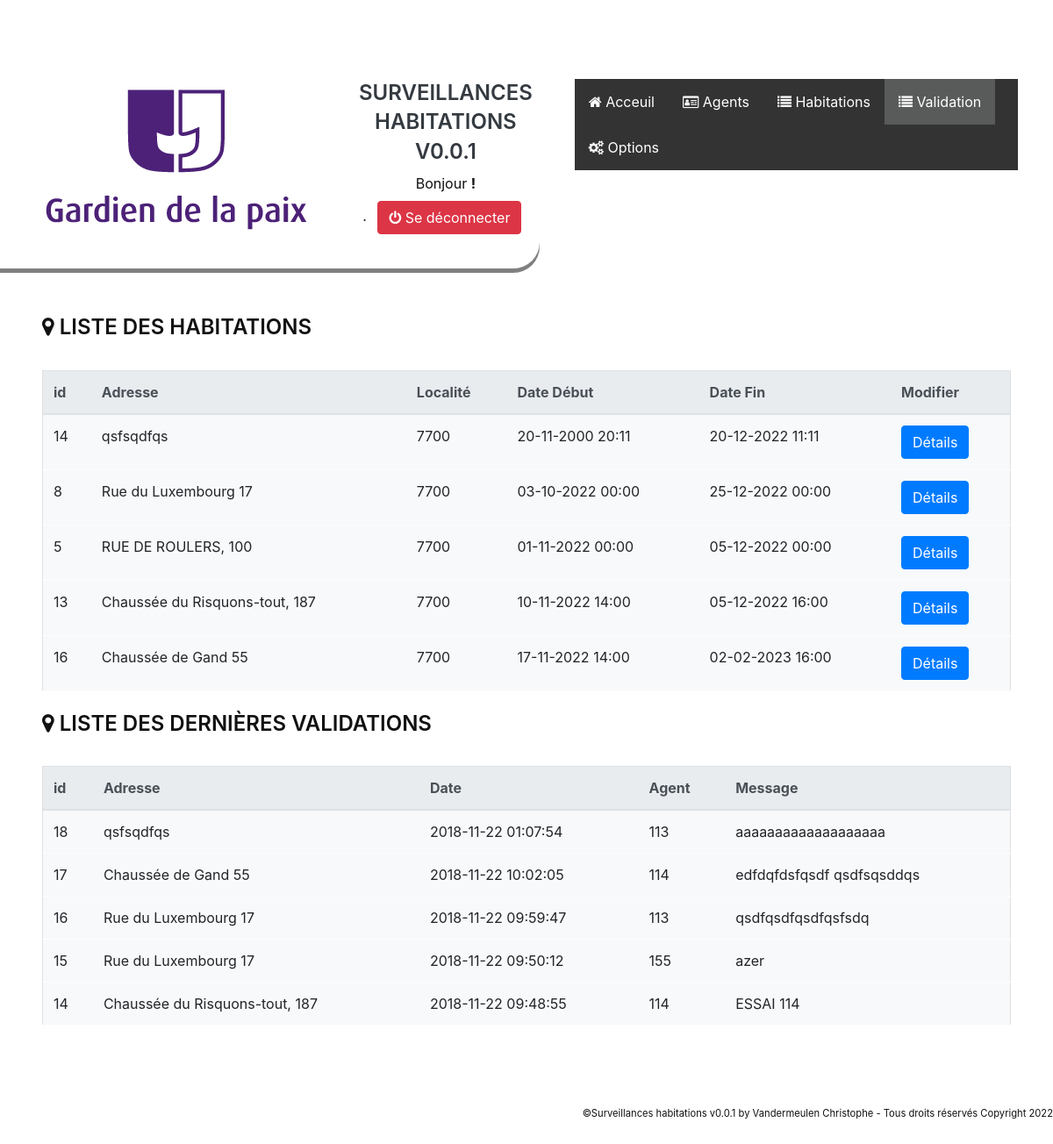
Page /validation.php on the committed database.
### tables this page shows
CREATE TABLE `habitations` (
  `id` int NOT NULL AUTO_INCREMENT,
  `adresse` varchar(45) DEFAULT NULL,
  `localite` int DEFAULT NULL,
  `demandeur` varchar(100) DEFAULT NULL,
  `datedebut` datetime DEFAULT NULL,
  `datefin` datetime DEFAULT NULL,
  `mesures` longtext,
  `vehicule` varchar(45) DEFAULT NULL,
  `googlemap` varchar(100) DEFAULT NULL,
  `dateupdate` varchar(45) DEFAULT NULL,
  PRIMARY KEY (`id`)
);

CREATE TABLE `validations` (
  `idvalidations` int NOT NULL AUTO_INCREMENT,
  `matricule` varchar(45) DEFAULT NULL,
  `habitation` varchar(45) DEFAULT NULL,
  `message` longtext,
  `date` datetime DEFAULT NULL,
  PRIMARY KEY (`idvalidations`)
);

### validation.php (the view, shortened to what this page needs)
<?php
require_once('menu.php');
require_once('habitations_listing.php');
?>
<!DOCTYPE html>
<html lang="en">
<head>
</head>
<body>
    <?php
    echo '<div class="right_Side">';
    echo '<h1><i class="fa fa-map-marker" aria-hidden="true"></i> Liste des dernières validations </h1><br>';
    echo '<table border="1" class="table table-light">';
    echo '<thead class="thead-light">
                                <tr>
                                <th>id</th>
                                <th>Adresse</th>
                                <th>Date</th>
                                <th>Agent</th>
                                <th>Message</th>
                                </tr>
                                </thead>';
    $listehabitations = $db->query('select*from validations order by idvalidations desc limit 5') or die(print_r($db->errorInfo()));
    while ($habitation = $listehabitations->fetch()) {
        echo '<tr>';
        echo '<td>' . $habitation['idvalidations'] . '</td>';
        echo '<td>' . $habitation['habitation'] . '</td>';
        echo '<td>' . $habitation['date'] . '</td>';
        echo '<td>' . $habitation['matricule'] . '</td>';
        echo '<td>' . $habitation['message'] . '</td>';
    }
    echo '</table><br><br><br>';
?>
</body>
</html>

### habitations_listing.php (shortened to what this page needs)
<div class="right_Side m-5">
<h1><i class="fa fa-map-marker" aria-hidden="true"></i> Liste des habitations </h1><br>
<table border="1" class="table table-hover table-light" id="tableauHabitations">
<thead class="thead-light">
                                <tr>
                                <th>id</th>
                                <th>Adresse</th>
                                <th>Localité</th>
                                <th>Date Début</th>
                                <th>Date Fin</th>
                                <th>Modifier</th>
                                    </tr>
                                </thead>
<?php
$connection = mysqli_connect('localhost','eleve','eleve','gdp');
$sql = "select*, DATE_FORMAT(datedebut,'%d-%m-%Y %H:%i') as dateDebutFormat, DATE_FORMAT(datefin,'%d-%m-%Y %H:%i') as dateFinFormat from gdp.habitations where datedebut <= now() and datefin >= now() order by datedebut asc";
$result = mysqli_query($connection,$sql);
while($row = mysqli_fetch_array($result))
{
  ?>
  <tr>
    <td><?= $row['id'] ?></td>
        <td><?=$row['adresse']?></td>
        <td><?=$row['localite']?></td>
        <td><?=$row['dateDebutFormat']?></td>
        <td><?=$row['dateFinFormat']?></td>
        <td>
          <button type="button" class="btn btn-primary" data-toggle="modal" data-target="#myModal<?php echo $row['id'] ?>">Détails</button>
        </td>
  </tr>
                      <?php echo ShowAgent(); ?>
  <?php
    }
  ?>
</table>

### css/style.css (style rules this page uses)
* { margin: 0; padding: 0; box-sizing: border-box; }
body { color: #111; }
h1 { font-size: 1.5em; margin-top: 20px; text-transform: uppercase; font-weight: 600; line-height: 1.4em; color: #111; }
body { display: absolute; vertical-align: middle; }

### rows in the picture
habitations: id "14", adresse "qsfsqdfqs", localite "7700", dateDebutFormat "20-11-2000 20:11", dateFinFormat "20-12-2022 11:11"
habitations: id "8", adresse "Rue du Luxembourg 17", localite "7700", dateDebutFormat "03-10-2022 00:00", dateFinFormat "25-12-2022 00:00"
habitations: id "5", adresse "RUE DE ROULERS, 100", localite "7700", dateDebutFormat "01-11-2022 00:00", dateFinFormat "05-12-2022 00:00"
habitations: id "13", adresse "Chaussée du Risquons-tout, 187", localite "7700", dateDebutFormat "10-11-2022 14:00", dateFinFormat "05-12-2022 16:00"
habitations: id "16", adresse "Chaussée de Gand 55", localite "7700", dateDebutFormat "17-11-2022 14:00", dateFinFormat "02-02-2023 16:00"
validations: idvalidations "18", habitation "qsfsqdfqs", date "2018-11-22 01:07:54", matricule "113", message "aaaaaaaaaaaaaaaaaaa"
validations: idvalidations "17", habitation "Chaussée de Gand 55", date "2018-11-22 10:02:05", matricule "114", message "edfdqfdsfqsdf qsdfsqsddqs"
validations: idvalidations "16", habitation "Rue du Luxembourg 17", date "2018-11-22 09:59:47", matricule "113", message "qsdfqsdfqsdfqsfsdq"
validations: idvalidations "15", habitation "Rue du Luxembourg 17", date "2018-11-22 09:50:12", matricule "155", message "azer"
validations: idvalidations "14", habitation "Chaussée du Risquons-tout, 187", date "2018-11-22 09:48:55", matricule "114", message "ESSAI 114"

### other values in the picture
$version "0.0.1"
$titre "Acceuil Agents Habitations Validation Options"
